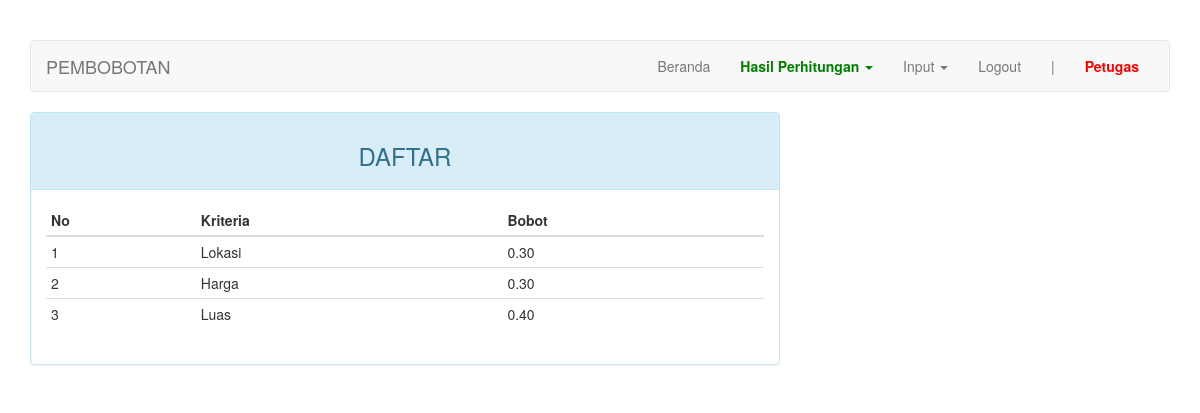
The app's page /index.php?page=pembobotan (signed in) with its own data.
### tables this page shows
CREATE TABLE `bobot` (
  `kd_bobot` int(11) NOT NULL,
  `kd_perumahan` int(11) NOT NULL,
  `kd_kriteria` int(11) NOT NULL,
  `nilai_bobot` varchar(5) DEFAULT NULL
);

CREATE TABLE `kriteria` (
  `kd_kriteria` int(11) NOT NULL,
  `kd_perumahan` int(11) NOT NULL,
  `nama` varchar(50) NOT NULL,
  `sifat` enum('min','max') DEFAULT NULL
);

### index.php (the view, shortened to what this page needs)
<?php
require_once "config.php";
?>
<!DOCTYPE html>
<html lang="en">
<head>
    <link rel="stylesheet" href="assets/css/bootstrap.min.css">
</head>
<body>
    <div class="container">
        <nav class="navbar navbar-default">
            <div class="container-fluid">
                <div class="navbar-header">
                    <a class="navbar-brand" href="#"><?php $str = (isset($_GET["page"])) ? (($_GET["page"] == "nilai") ? "persyaratan" : $_GET["page"]) : "home"; echo strtoupper($str)?></a>
                </div>
                <div class="collapse navbar-collapse" id="bs-example-navbar-collapse-1">
                    <ul class="nav navbar-nav navbar-right">
                        <li><a href="?page=home">Beranda <span class="sr-only">(current)</span></a></li>
                        <li class="dropdown">
                          <a href="#" class="dropdown-toggle" style="font-weight: bold; color: green;" data-toggle="dropdown" role="button" aria-haspopup="true" aria-expanded="false">Hasil Perhitungan <span class="caret"></span></a>
                        </li>
                        <li class="dropdown">
                          <a href="#" class="dropdown-toggle" data-toggle="dropdown" role="button" aria-haspopup="true" aria-expanded="false">Input <span class="caret"></span></a>
                        </li>
                        <li><a href="logout.php">Logout</a></li>
                        <li><a href="#">|</a></li>
                        <li><a href="#" style="font-weight: bold; color: red;"><?= ucfirst($_SESSION["username"]) ?></a></li>
                    </ul>
                </div>
            </div>
        </nav>
        <div class="row">
            <div class="col-md-12">
              <?php include page($_PAGE); ?>
            </div>
        </div>
    </div>
</body>
</html>

### page/pembobotan.php (shortened to what this page needs)
<div class="row">
	<div class="col-md-8">
	    <div class="panel panel-info">
	        <div class="panel-heading"><h3 class="text-center">DAFTAR</h3></div>
	        <div class="panel-body">
	            <table class="table table-condensed">
	                <thead>
	                    <tr>
	                        <th>No</th>
	                        <th>Kriteria</th>
	                        <th>Bobot</th>
	                    </tr>
	                </thead>
	                <tbody>
	                    <?php $no = 1; ?>
	                    <?php if ($query = $connection->query("SELECT c.nama AS nama_perumahan, b.nama AS nama_kriteria, a.nilai_bobot, a.kd_bobot FROM bobot a JOIN kriteria b ON a.kd_kriteria=b.kd_kriteria JOIN perumahan c ON a.kd_perumahan=c.kd_perumahan")): ?>
	                        <?php while($row = $query->fetch_assoc()): ?>
	                        <tr>
	                            <td><?=$no++?></td>
	                            <td><?=$row['nama_kriteria']?></td>
	                            <td><?=$row['nilai_bobot']?></td>
	                        </tr>
	                        <?php endwhile ?>
	                    <?php endif ?>
	                </tbody>
	            </table>
	        </div>
	    </div>
	</div>
</div>

### index.php (style rules this page uses)
body { margin-top: 40px; }

### records on screen
bobot: kd_kriteria.nama "Lokasi", nilai_bobot "0.30"
bobot: kd_kriteria.nama "Harga", nilai_bobot "0.30"
bobot: kd_kriteria.nama "Luas", nilai_bobot "0.40"

### other values on screen
$str "PEMBOBOTAN"
$_SESSION["username"] "Petugas"
